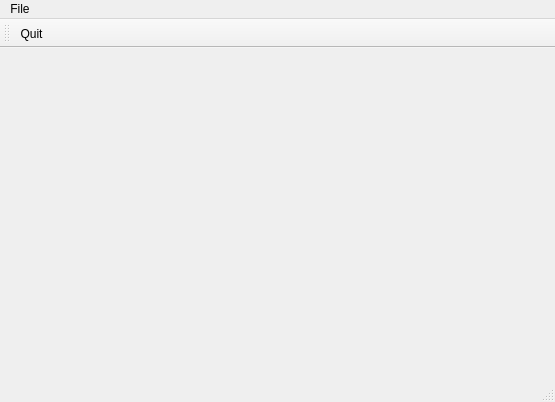
<?xml version="1.0" encoding="UTF-8"?>
<ui version="4.0">
 <class>MainWindow</class>
 <widget class="QMainWindow" name="MainWindow">
  <property name="geometry">
   <rect>
    <x>0</x>
    <y>0</y>
    <width>555</width>
    <height>402</height>
   </rect>
  </property>
  <property name="windowTitle">
   <string>MainWindow</string>
  </property>
  <widget class="QWidget" name="centralWidget"/>
  <widget class="QMenuBar" name="menuBar">
   <property name="geometry">
    <rect>
     <x>0</x>
     <y>0</y>
     <width>555</width>
     <height>22</height>
    </rect>
   </property>
   <widget class="QMenu" name="menuFile">
    <property name="title">
     <string>File</string>
    </property>
    <addaction name="actionQuit"/>
   </widget>
   <addaction name="menuFile"/>
  </widget>
  <widget class="QToolBar" name="mainToolBar">
   <attribute name="toolBarArea">
    <enum>TopToolBarArea</enum>
   </attribute>
   <attribute name="toolBarBreak">
    <bool>false</bool>
   </attribute>
   <addaction name="actionQuit"/>
  </widget>
  <widget class="QStatusBar" name="statusBar"/>
  <action name="actionQuit">
   <property name="text">
    <string>Quit</string>
   </property>
  </action>
 </widget>
 <layoutdefault spacing="6" margin="11"/>
 <resources/>
 <connections>
  <connection>
   <sender>actionQuit</sender>
   <signal>activated()</signal>
   <receiver>MainWindow</receiver>
   <slot>close()</slot>
   <hints>
    <hint type="sourcelabel">
     <x>-1</x>
     <y>-1</y>
    </hint>
    <hint type="destinationlabel">
     <x>598</x>
     <y>399</y>
    </hint>
   </hints>
  </connection>
 </connections>
</ui>
